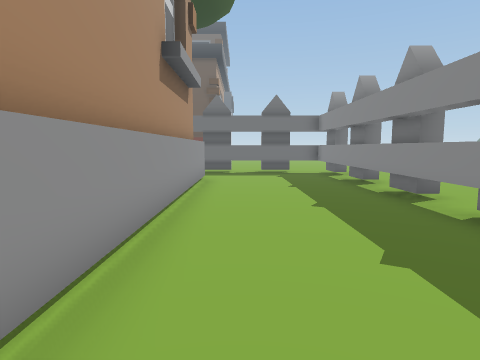
View 1 (above)

16 first-person views from a walk through a 3-D level made in the Unity game engine. The camera is 1.2 m above the floor, tilts 6° down and sees 75° across. The floor is counted in squares, 1 m on a side. Each view is taken from the middle of a square. On the plan, view 1 faces up. The plan holds only what a view shows up to about 13 squares ahead; the rest is blank. The place goes on beyond the plan.

View 2
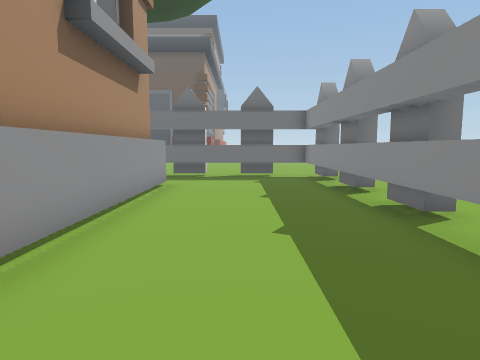

View 3
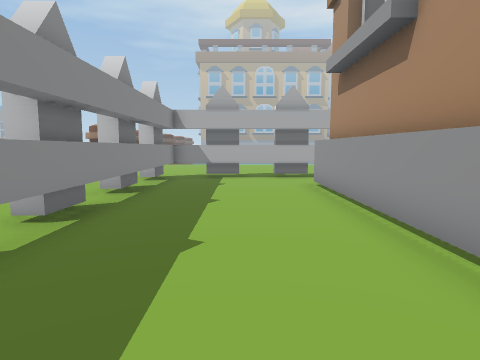

View 4
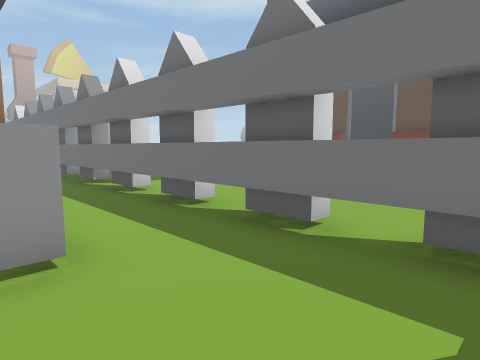

View 5
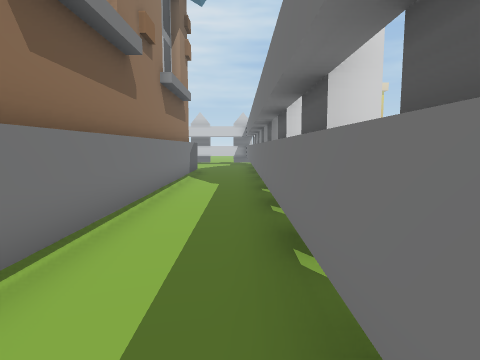

View 6
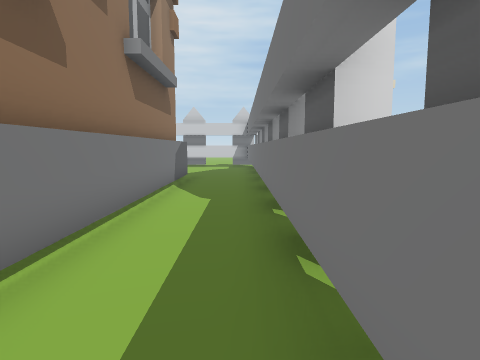

View 7
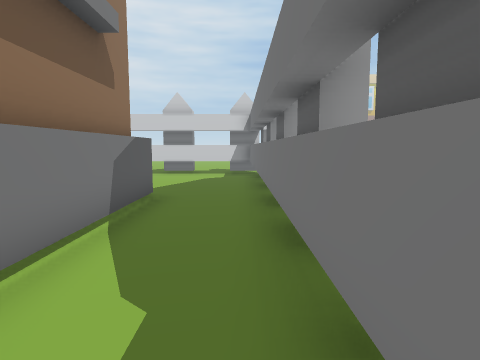

View 8
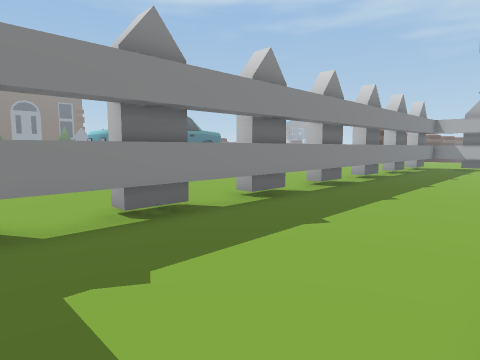

View 9
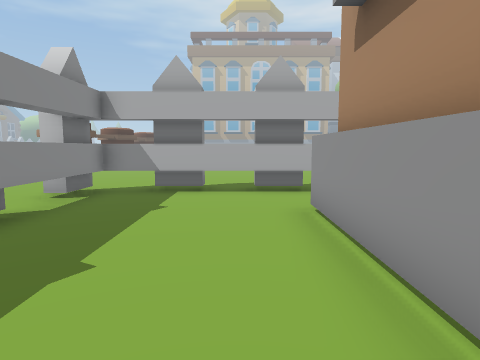

View 10
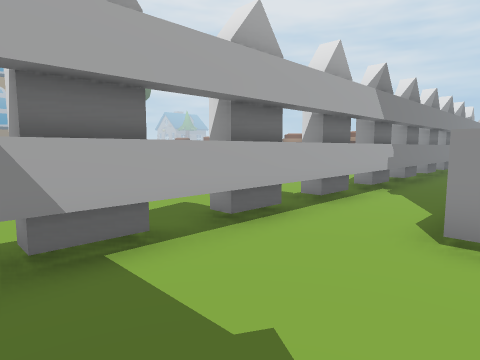

View 11
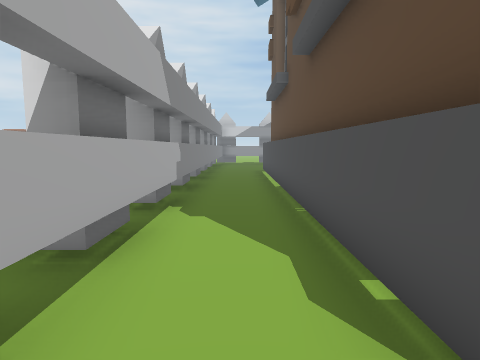

View 12
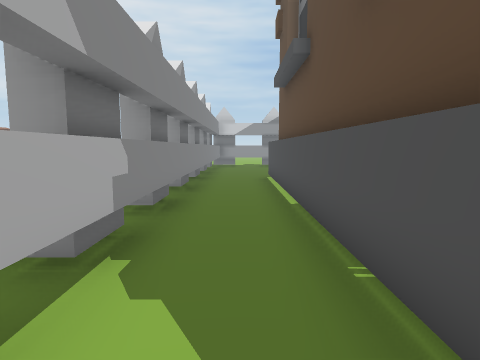

View 13
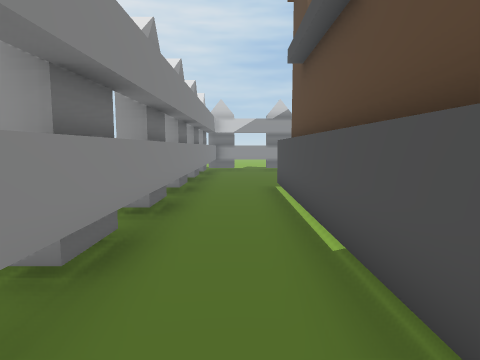

View 14
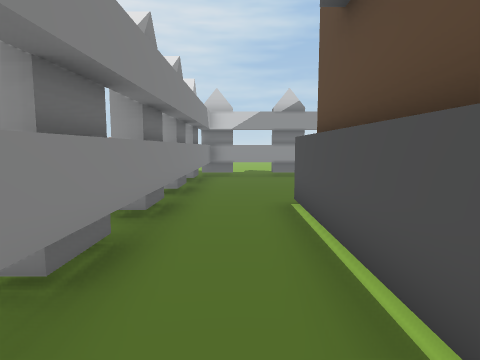

View 15
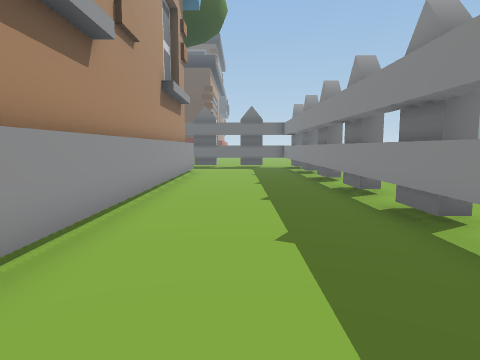

View 16
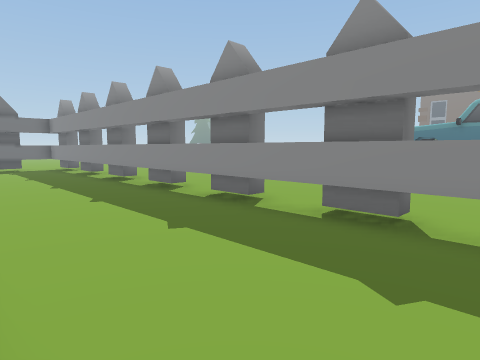

### Floor plan
Key: @ floor where view 1 was taken; # wall or solid block; . floor; T thing the floor can be seen under or through.
Columns run from 16 left of view 1 to 8 right of it. Each row starts with its distance up from view 1.
 18                ..
 17            ..  ...
 16          ..... ...
 15 #####################.
 14 ....................#.
 13 ....................T....
 12 .###############....T....
 11               ##....T....
 10                #....T...
  9                #....T...
  8                #....T...
  7                #....T....
  6                #....T....
  5                #....TT.
  4                #....TT.
  3                #....T....
  2                #....TT...
  1                #....TT...
  0                #@...T..
 -1               ##....TT
 -2  ##          ###....TT...
 -3 .##############.....T....
 -4 ....................T.
 -5 ##############TTTTTTT..
 -6 ############TTTTTTT T...
 -7         ................
 -8           ..  ........
 -9                 .. ....
-10                 ..  ...

Positions as (right, up) in squares from view 1, and headings:
1: (0, 0), facing up
2: (1, 2), facing up
3: (1, 7), facing down
4: (2, 11), facing up-left
5: (0, 14), facing left
6: (-3, 14), facing left
7: (-8, 14), facing left
8: (-1, 14), facing down-right
9: (0, 3), facing down
10: (3, -2), facing down-left
11: (0, -4), facing left
12: (-3, -4), facing left
13: (-6, -4), facing left
14: (-9, -4), facing left
15: (1, -4), facing up
16: (-1, -4), facing up-right
